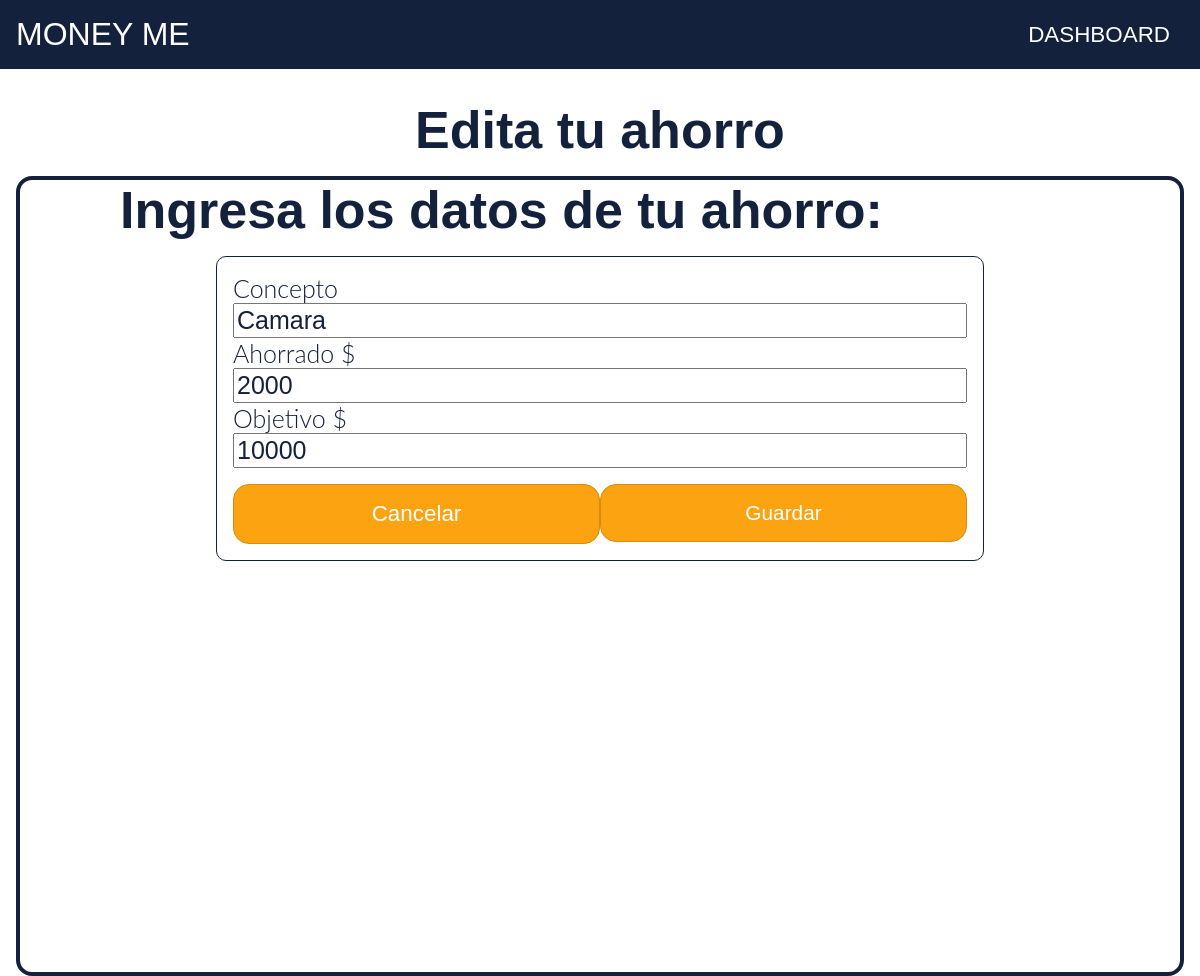
Screenshot of /edit-ahorro.php?id=1 with the database file from the repository.
### tables this page shows
CREATE TABLE `ahorros` (
  `id` int(11) NOT NULL,
  `concepto` varchar(25) NOT NULL,
  `ahorrado` int(11) NOT NULL,
  `objetivo` int(11) NOT NULL,
  `user_id` int(11) NOT NULL,
  `estado` tinyint(4) NOT NULL,
  `activo` tinyint(4) NOT NULL
);

### edit-ahorro.php (the view, shortened to what this page needs)
<?php
$db = new Database();
$con = $db->conectar();
$id = $_GET['id'];
$activo = 1;
$query = $con->prepare("SELECT concepto, ahorrado, objetivo FROM ahorros WHERE id = :id AND activo=:activo");
$query->execute(['id' => $id, 'activo' => $activo]);
$num = $query->rowCount();
if ($num > 0) {
    $row = $query->fetch(PDO::FETCH_ASSOC);
} else {
    header("Location: index.php");
}
?>
<!DOCTYPE html>
<html lang="en">
<head>
    <link rel="stylesheet" href="style.css">
</head>
<body>
    <header>
        <nav class="navbar bg-primary">
            <div class="logo">Money Me</div>
            <ul class="nav-links">
                <div class="menu">
                    <li><a href="index.php">Dashboard</a></li>
                </div>
            </ul>
            </nav>
    </header>
    <div class="dashboard-container text-justify first">
        <h2 class="text-center color-primary">Edita tu ahorro</h2>
        <section id="form">
            <h2>Ingresa los datos de tu ahorro: </h2>
            <div class="flex" data-state="column vertical-center user-list form-adapt" >
                <div class="form-box">
                    <form class="flex" data-state="column" action="config/save/ahorro.php" method="POST" autocomplete="off">
                        <label for="concepto">Concepto</label>
                        <input type="text" id="concepto" name="concepto" value="<?php echo $row['concepto']?>" autofocus required>
                        <label for="ahorrado">Ahorrado $</label>
                        <input type="number" id="ahorrado" name="ahorrado" value="<?php echo $row['ahorrado']?>">
                        <label for="objetivo">Objetivo $</label>
                        <input type="number" id="objetivo" name="objetivo" value="<?php echo $row['objetivo']?>">
                        <div class="flex" data-state="warp">
                            <button class="btn text-center"><a  href="dashboard-user.php">Cancelar</a></button>
                            <button class="btn text-center" type="submit">Guardar</button>
                        </div>
                    </form>
                </div>
            </div>
        </section>
    </div>
</body>
</html>

### style.css (style rules this page uses)
:root { --small-space: 16px; --big-space: 16px; --color-primary: #14213d; --color-primary-darker: rgb(1, 6, 18); --color-secondary: #fca311; --color-secondary-darker: #d88b0e; --color-gray: #7A7A7A; --color-gray-darker: #4e4e4e; --color-white: #FFFFFF; --color-white-darker: #e4e4e4; --color-warning: #ba181b; --color-warning-darker: #841517; --color-dark: #181818; --border-color: #e0e0e0; font-size: 16px; }
* { box-sizing: border-box; }
html, body, h1, h2, h3, h4, h5, h6, p, ol, ul, dl, dd, img { margin: 0; padding: 0; }
h1, h2, h3, h4, h5, h6, li, ul { font-family: 'LeagueGothic', sans-serif; color: var(--color-primary); }
label { font-size: 1.5rem; font-family: 'Lato Light', sans-serif; }
a { text-decoration: none; color: var(--color-white); }
li { list-style: none; }
h2 { font-size: 3.25rem; }
section { padding: 0px 100px; min-height: 100vh; }
body { min-height: 100vh; font-family: 'LeagueGothic', sans-serif; }
header { position:fixed; width: 100%; }
.navbar { position: fixed; width: 100%; top: 0; text-transform: uppercase; display: flex; align-items: center; justify-content: space-between; padding: var(--small-space); color: #fff; }
.nav-links a { color: #fff; }
.logo { font-size: 32px; }
.menu { display: flex; gap: 1em; font-size: 18px; }
.menu li { padding: 5px 14px; }
.text-center { text-align: center; }
.text-justify { text-align: justify; }
.flex { display: flex; }
.flex[data-state~="vertical-center"] { align-items: center; }
.flex[data-state~="column"] { flex-direction: column; }
.color-primary { color: var(--color-primary); }
.bg-primary { background-color: var(--color-primary); }
.form-box { border: 1px solid var(--color-primary); border-radius: 10px; padding: var(--small-space) var(--small-space); min-width: 80%; }
.form-box label, input { font-size: 25px; color: var(--color-primary); }
.btn { display: block; margin: auto; margin-top: var(--small-space); color: var(--color-white); padding: var(--small-space); bottom: 1.5rem; font-size: 1.3rem; background-color: var(--color-secondary); border: 1px solid var(--color-secondary-darker); border-radius: 1rem; }
.contact-form p, h2, label { color: var(--color-white); }
.dashboard-container section { margin: 16px 16px; border: 4px solid var(--color-primary); border-radius: 1rem; }
.dashboard-container { padding: 0px 0px; margin: 0px 0; height: 100vh; background-color: white; }
.dashboard-container h2 { color: var(--color-primary); margin-bottom: var(--small-space); }
.first { padding: 100px 0; }
.modal input, button, a { font-size: 1.4rem; }
button { background-color:var(--color-secondary); color: white; padding: 14px 20px; margin: 8px 0; border: none; cursor: pointer; width: 100%; border-radius: .5rem; }

### rows the page displays
ahorros: concepto "Camara", ahorrado "2000", objetivo "10000"
